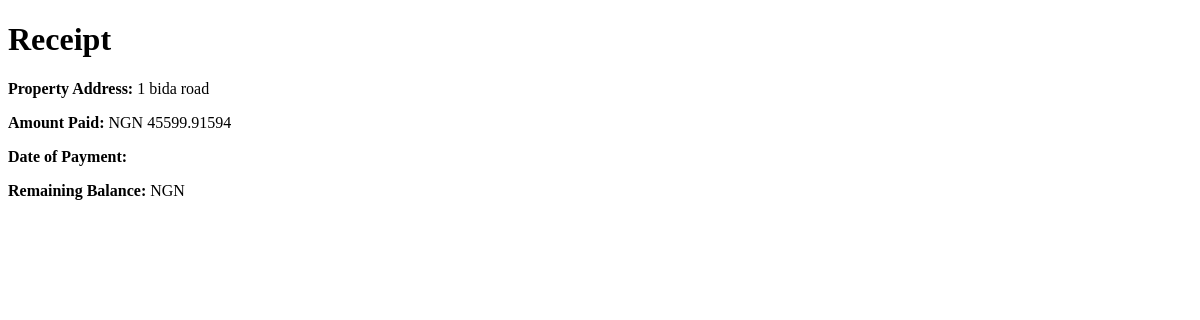
The app's page /receipt/0/, older data.
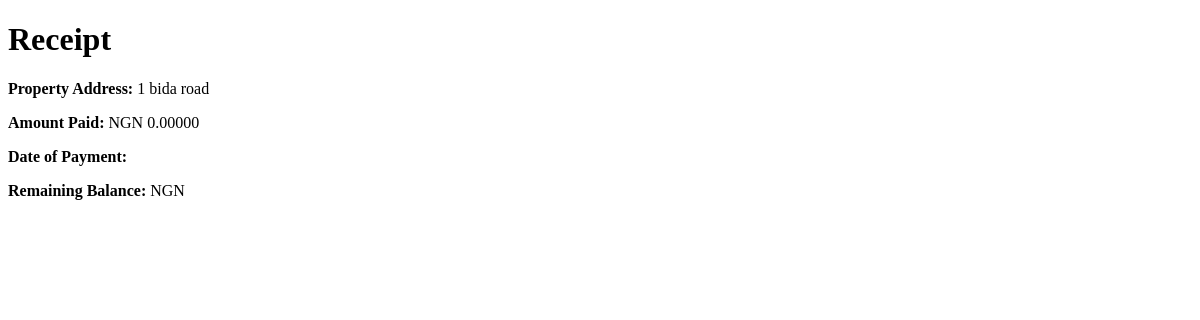
The same page, newer data.
### property_tax/models.py (models this page shows, shortened)
class Property(models.Model):
    property_id = models.AutoField(primary_key=True)
    property_address = models.CharField(max_length=255, unique=True)
    market_value = models.DecimalField(max_digits=15, decimal_places=5)
    depreciation_rate = models.DecimalField(max_digits=5, decimal_places=5)
    building_size = models.DecimalField(max_digits=10, decimal_places=5)
    compound_size = models.DecimalField(max_digits=10, decimal_places=5)
    construction_value = models.IntegerField()
    LGA = models.CharField(max_length=100)
    category = models.CharField(max_length=100)
    relief_rate = models.DecimalField(max_digits=5, decimal_places=5)
    charge_rate = models.DecimalField(max_digits=5, decimal_places=5)
    tax_payable = models.DecimalField(max_digits=15, decimal_places=5)
    property_image = models.ImageField(upload_to='property_images/')
    status = models.CharField(max_length=255)

### property_tax/views.py (the view)
# urls.py: path('receipt/<int:property_id>/', receipt_view, name='receipt_view'),
def receipt_view(request, property_id):
    property_obj = get_object_or_404(Property, pk=property_id)
    return render(request, 'property_tax/receipt.html', {'property': property_obj})

### property_tax/templates/property_tax/receipt.html (shortened to what this page needs)
<!DOCTYPE html>
<html lang="en">
<head>
</head>
<body>
    <h1>Receipt</h1>
    <p><strong>Property Address:</strong> {{ property.property_address }}</p>
    <p><strong>Amount Paid:</strong> NGN {{ property.tax_payable }}</p>
    <p><strong>Date of Payment:</strong> {{ property.payment_date }}</p>
    <p><strong>Remaining Balance:</strong> NGN {{ property.remaining_balance }}</p>
</body>
</html>

Row changes from the older to the newer data that the page shows:
changed Property "1 bida road": tax_payable "45599.91594" → "0.00000"
